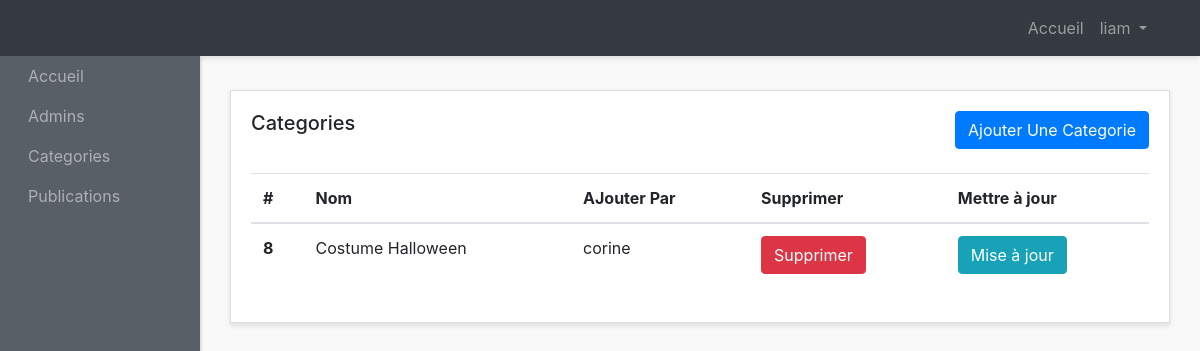
Screenshot of /AdminCategory/ (signed in) with the database file from the repository.
### website/models.py (models this page shows)
class Category(models.Model):
    title = models.CharField(max_length=100)  # Augmentation de la longueur du titre
    description = models.TextField()
    added_by = models.ForeignKey(Admins, on_delete=models.CASCADE)  # Renommage du champ addedBy en snake_case

class Admins(models.Model):
    pseudo = models.CharField(max_length=50, unique=True)  # Utilisation de CharField pour le pseudo
    email = models.EmailField()
    password = models.CharField(max_length=100)  # Utilisation de CharField pour le mot de passe
    role = models.CharField(max_length=20, default="Admin")  # Limiter la longueur du rôle
    avatar = models.ImageField(null=True, blank=True, upload_to='img/')  # Ajout d'un champ pour l'avatar
    activated = models.BooleanField(default=True)  # Par défaut, l'administrateur n'est pas activé
    description= models.TextField(null=False, default='JE suis un membre anonyme du forum')

### website/views.py (the view)
# urls.py: path('AdminCategory/',views.AdminCategory, name="AdminCategory"),
def AdminCategory(request):
    emailAd= request.session.get("Admin_pseudo")
    cat= Category.objects.all()
    return render(request, "admin-panel/categories-admins/show-categories.html" , context={"category":cat,"pseudo":emailAd})

### forum/templates/admin-panel/categories-admins/show-categories.html (shortened to what this page needs)
{% load static %}
<!DOCTYPE html>
<html lang="en">
<head>
    <link href="http://maxcdn.bootstrapcdn.com/bootstrap/4.0.0/css/bootstrap.min.css" rel="stylesheet">
    <link href="{% static 'style.css' %}" rel="stylesheet">
</head>
<body>
<div id="wrapper">
    <nav class="navbar header-top fixed-top navbar-expand-lg  navbar-dark bg-dark">
      <div class="container">
      <div class="collapse navbar-collapse" id="navbarText">
        <ul class="navbar-nav side-nav" >
          <li class="nav-item">
            <a class="nav-link" style="margin-left: 20px;" href="{% url 'AdminIndex' %}">Accueil
            </a>
          </li>
          <li class="nav-item">
            <a class="nav-link" href="{% url 'AdminsList' %}" style="margin-left: 20px;">Admins</a>
          </li>
          <li class="nav-item">
            <a class="nav-link" href="{% url 'AdminCategory' %}"  style="margin-left: 20px;">Categories</a>
          </li>
          <li class="nav-item">
            <a class="nav-link" href="{% url 'postedTopic' %}"  style="margin-left: 20px;">Publications</a>
          </li>
        </ul>
        <ul class="navbar-nav ml-md-auto d-md-flex">
          <li class="nav-item">
            <a class="nav-link" href="{% url 'AdminIndex' %}">Accueil
            </a>
          </li>
          <li class="nav-item dropdown">
            <a class="nav-link  dropdown-toggle" href="#" id="navbarDropdown" role="button" data-toggle="dropdown" aria-haspopup="true" aria-expanded="false">
              {{ pseudo }}
            </a>
          </li>
        </ul>
      </div>
    </div>
    </nav>
    <div class="container-fluid">
          <div class="row">
        <div class="col">
          <div class="card">
            <div class="card-body">
              <h5 class="card-title mb-4 d-inline">Categories</h5>
             <a  href="{% url 'AdminCreateCategory' %}" class="btn btn-primary mb-4 text-center float-right">Ajouter Une Categorie</a>
              <table class="table">
                <thead>
                  <tr>
                    <th scope="col">#</th>
                    <th scope="col">Nom</th>
                    <th scope="col">AJouter Par</th>
                    <th scope="col">Supprimer</th>
                    <th scope="col">Mettre à jour</th>
                  </tr>
                </thead>
                <tbody>
                  {% if category %}
                  {% for cat in category   %}
                  <tr>
                    <th scope="row">{{cat.pk}}</th>
                    <td>{{ cat.title }}</td>
                    <td>{{ cat.added_by.pseudo }}</td>
                    <td><a href="{% url 'SupprimerCategorie' id=cat.pk %}" class="btn btn-danger  text-center ">Supprimer</a></td>
                    <td><a href="{% url 'MAJCategorie' id=cat.pk %}" class="btn btn-info  text-center ">Mise à jour</a></td>
                  </tr>
                  {% endfor %}
                  {% endif %}
                </tbody>
              </table>
            </div>
          </div>
        </div>
      </div>
  </div>
</body>
</html>

### website/static/style.css (style rules this page uses)
body { background: #f9f9f9; }
#wrapper { padding: 90px 15px; }
.navbar-expand-lg .navbar-nav.side-nav { flex-direction: column; }
.card { margin-bottom: 15px; border-radius: 0; box-shadow: 0 3px 5px rgba(0, 0, 0, 0.1); }
.header-top { box-shadow: 0 3px 5px rgba(0, 0, 0, 0.1); }
@media (min-width: 992px) { #wrapper { margin-left: 200px; padding: 90px 15px 15px; } }
@media (min-width: 992px) { .navbar-nav.side-nav { background: #585f66; box-shadow: 2px 1px 2px rgba(0, 0, 0, 0.1); position: fixed; top: 56px; flex-direction: column !important; left: 0; width: 200px; overflow-y: auto; bottom: 0; overflow-x: hidden; padding-bottom: 40px; } }

### rows the page displays
Category: pk "8", title "Costume Halloween", added_by.pseudo "corine"

### other values shown
{{ pseudo }} "liam"
